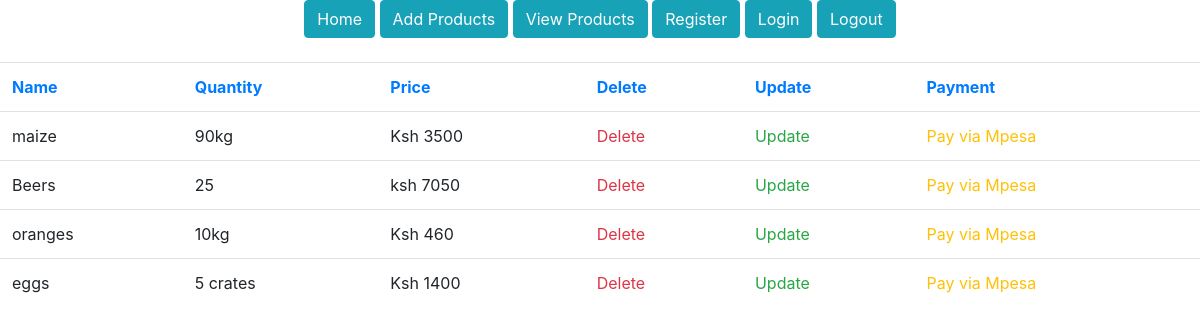
Before: /products/ (signed in) with the older database file.
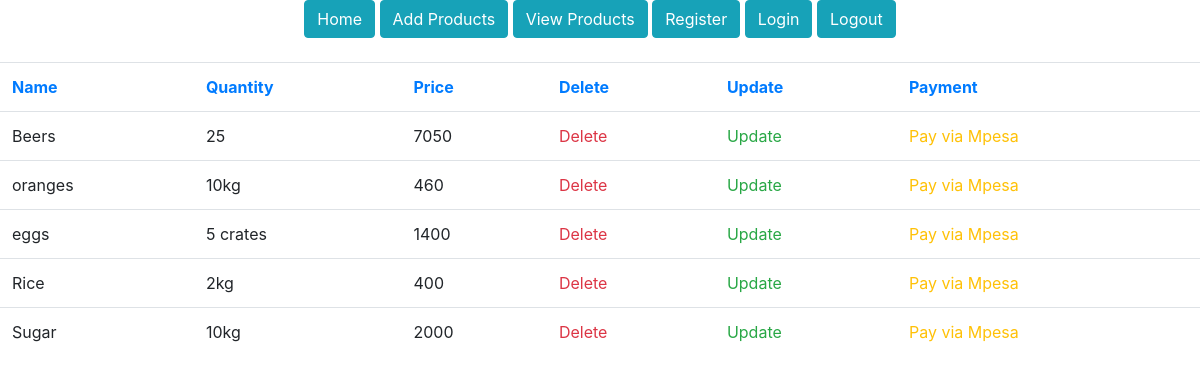
After: the same page with the newer database file.
### morningDjangoProject/models.py (models this page shows)
class Product(models.Model):
    prod_name = models.CharField(max_length=30, blank= False , null=False)
    prod_quantity = models.CharField(max_length=30 , blank= False, null=False)
    prod_price = models.CharField(max_length=30, blank=False, null=False)

### morningDjangoProject/views.py (the view)
# urls.py: path('products/', general_views.view_products, name='products'),
@login_required
def view_products(request):
    products = Product.objects.all()
    return render(request, 'products.html', {'products': products})

### templates/products.html
{% extends 'base.html' %}
{% load static %}
{% block content %}
    <section class="products-section">
        <div class="products-section-container">
            <table class="table">
                <tr class="text-primary">
                    <th>Name</th>
                    <th>Quantity</th>
                    <th>Price</th>
                    <th>Delete</th>
                    <th>Update</th>
                    <th>Payment</th>
                </tr>
                {% for product in products %}
                <tr>
                    <td>{{ product.prod_name }}</td>
                    <td>{{ product.prod_quantity }}</td>
                    <td>{{ product.prod_price }}</td>
                    <td><a href="/delete-product/{{ product.id }}" class="text-danger">Delete</a></td>
                    <td><a href="/update-product/{{ product.id }}" class="text-success">Update</a></td>
                    <td><a href="/pay/{{ product.id }}" class="text-warning">Pay via Mpesa</a></td>
                </tr>
                {% endfor %}
            </table>
        </div>
    </section>
{% endblock %}

### templates/base.html (shortened to what this page needs)
<!DOCTYPE html>
<html lang="en">
<head>
    {% load static %}
    {% load crispy_forms_tags %}
    <link rel="stylesheet" href="{% static 'bootstrap/css/bootstrap.css' %}">
</head>
<body>
<section class=" navigation-section">
    <div class="navigation-section-container d-flex justify-content-center mb-4">
        <nav class="navigation">
            <a href="{% url 'home' %}"><button class="btn btn-info">Home</button></a>
            <a href="{% url 'add-product' %}"><button class="btn btn-info">Add Products</button></a>
            <a href="{% url 'products' %}"><button class="btn btn-info">View Products</button></a>
            <a href="{% url 'register' %}"><button class="btn btn-info">Register</button></a>
            <a href="{% url 'login' %}"><button class="btn btn-info">Login</button></a>
            <a href="{% url 'logout' %}"><button class="btn btn-info">Logout</button></a>
        </nav>
    </div>
</section>
{% block content %}
{% endblock %}
</body>
</html>

Changed rows visible on the page:
removed Product: prod_name "maize", prod_quantity "90kg", prod_price "Ksh 3500"
changed Product "Beers": prod_price "ksh 7050" → "7050"
changed Product "oranges": prod_price "Ksh 460" → "460"
changed Product "eggs": prod_price "Ksh 1400" → "1400"
added Product: prod_name "Rice", prod_quantity "2kg", prod_price "400"
added Product: prod_name "Sugar", prod_quantity "10kg", prod_price "2000"
